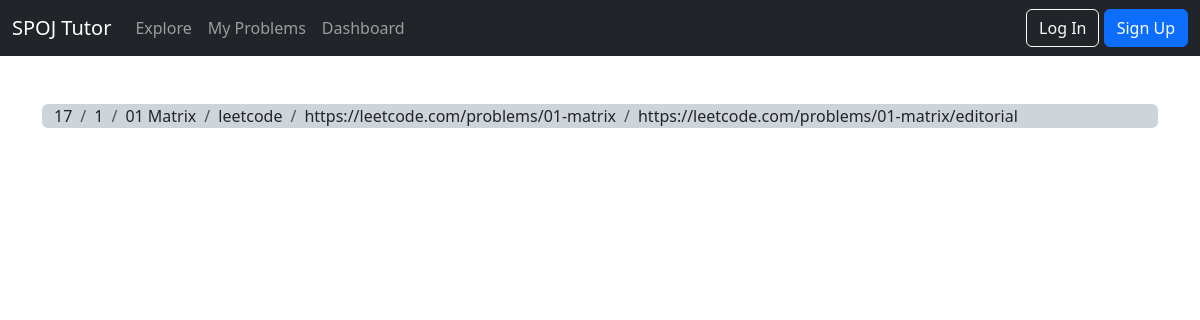
Screenshot of /tasks/17/ with the database file from the repository.
### tasks/models.py (models this page shows, shortened)
class Task(models.Model):
    id = models.AutoField(primary_key=True)
    difficulty = models.PositiveIntegerField()
    title = models.CharField(max_length=125)
    spoj = models.ForeignKey(Spoj, on_delete=models.CASCADE)
    class Meta:
        unique_together = ("title", "spoj")
    url = models.URLField(max_length=200, blank=True, null=True)
    solution_url = models.URLField(max_length=200, blank=True, null=True)

class Spoj(models.Model):
    name = models.CharField(max_length=255, primary_key=True)
    amount_of_difficulty_levels = models.IntegerField(null=False, blank=False)

### tasks/views.py (the view)
# urls.py: path('<int:task_id>/', views.single_task, name="single_task"),
def single_task(request, task_id):
    found_task = get_object_or_404(Task, pk=task_id)
    return render(request, 'tasks/task.html', {'task': found_task})

### templates/tasks/task.html
{% extends 'base.html' %}
{% block navbar_items %}
    <li class="nav-item">
        <a class="nav-link" href="{% url 'tasks' %}">Explore</a>
    </li>
    <li class="nav-item">
        <a class="nav-link" href="#">My Problems</a>
    </li>
    <li class="nav-item">
        <a class="nav-link" href="#">Dashboard</a>
    </li>
{% endblock navbar_items %}
{% block content %}
    <div class="container bg-dark-subtle rounded">
        <ol class="breadcrumb my-4">
            <li class="breadcrumb-item">{{ task.id }}</li>
            <li class="breadcrumb-item">{{ task.difficulty }}</li>
            <li class="breadcrumb-item">{{ task.title }}</li>
            <li class="breadcrumb-item">{{ task.spoj.name }}</li>
            <li class="breadcrumb-item">{{ task.url }}</li>
            <li class="breadcrumb-item">{{ task.solution_url }}</li>
        </ol>
    </div>
{% endblock content %}

### rows the page displays
Task: id "17", difficulty "1", title "01 Matrix", spoj.name "leetcode", url "https://leetcode.com/problems/01-matrix", solution_url "https://leetcode.com/problems/01-matrix/editorial"
